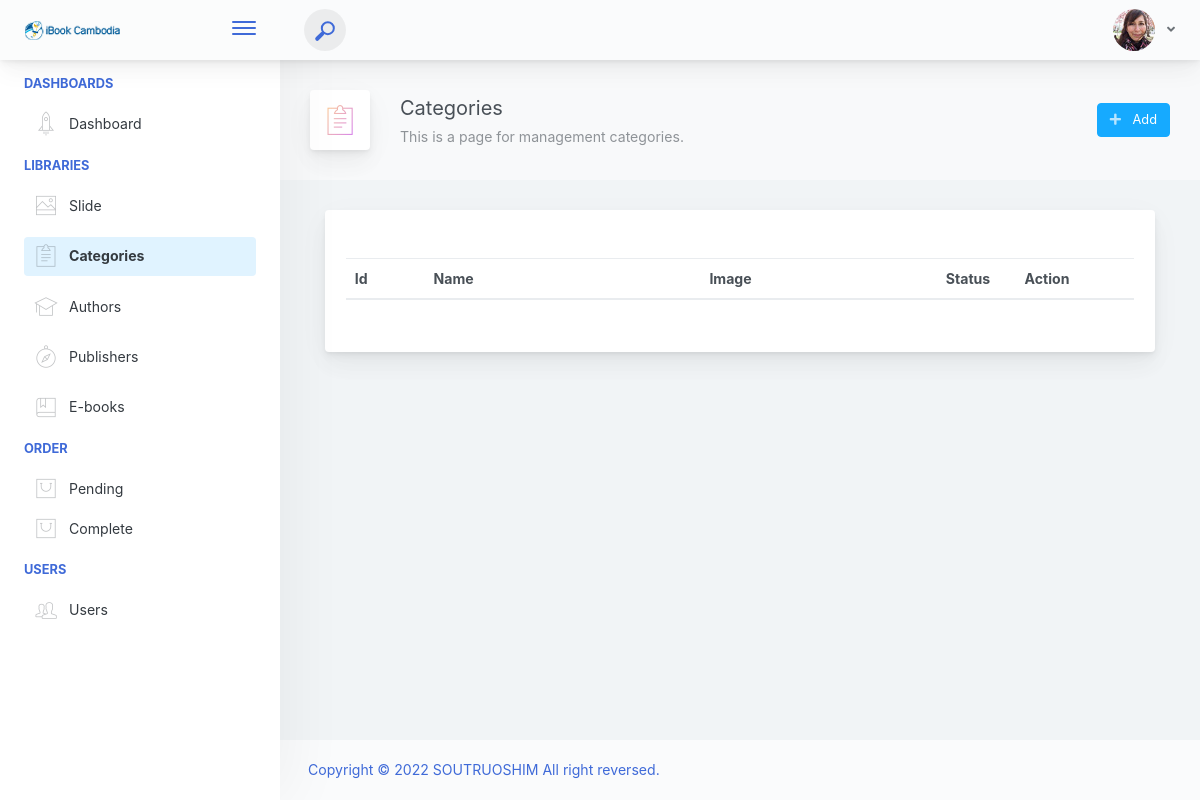
The page /admin/category/categories.php on the database as committed earlier.
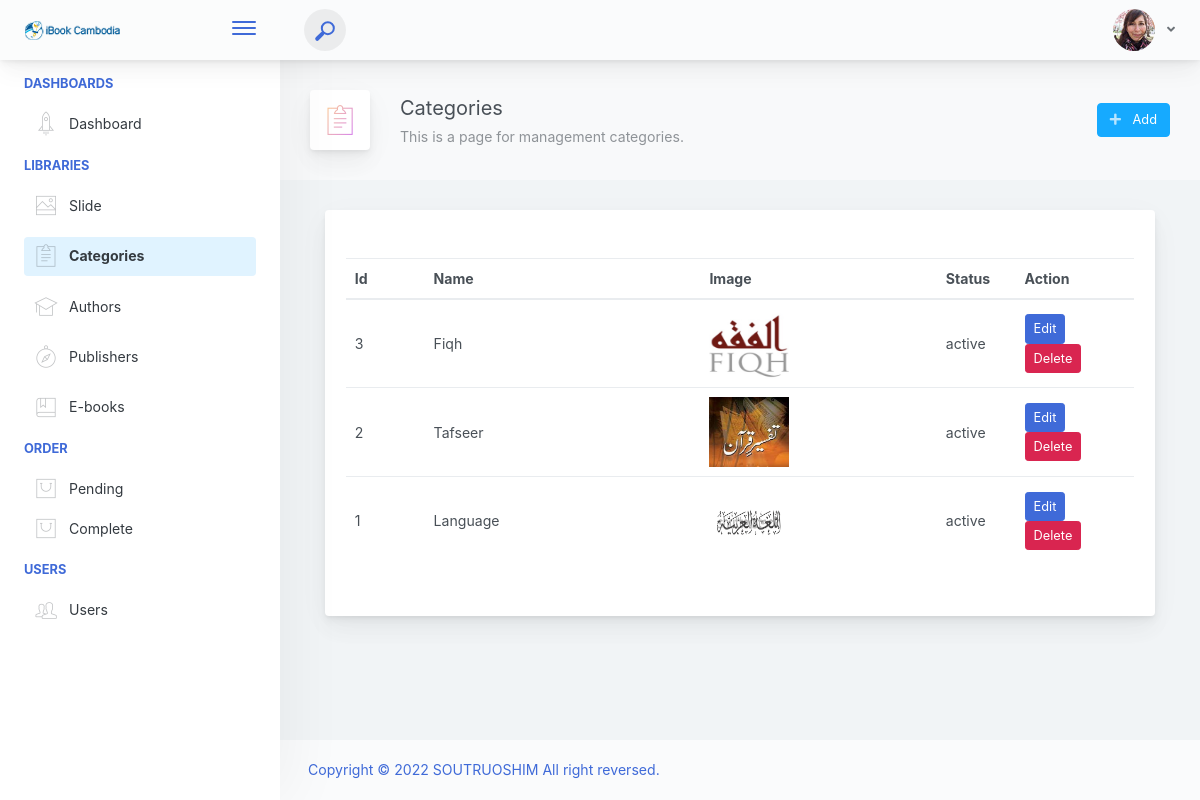
The same page on the database as committed later.
### tables this page shows
CREATE TABLE IF NOT EXISTS `categories` (
  `id` bigint(20) UNSIGNED NOT NULL AUTO_INCREMENT,
  `title` varchar(191) DEFAULT NULL,
  `slug` varchar(191) DEFAULT NULL,
  `image` varchar(200) DEFAULT NULL,
  `status` enum('active','inactive') NOT NULL,
  `created_at` timestamp NULL DEFAULT CURRENT_TIMESTAMP,
  `updated_at` timestamp NULL DEFAULT NULL,
  PRIMARY KEY (`id`)
);

### objects/category.php (called while the page is built, shortened)
<?php
class Category
{
    private $conn;
    private $table_name = "categories";
    public function __construct($db)
    {
        $this->conn = $db;
    }
    public function readAll()
    {
        $query = "SELECT
                *
            FROM
                " . $this->table_name . "
            ORDER BY
                id DESC";
        $stmt = $this->conn->prepare($query);
        $stmt->execute();
        return $stmt;
    }
}

### admin/category/categories.php (the view, shortened to what this page needs)
<?php
   include("../inc/header.php");
    include(__DIR__ . "/../../objects/category.php");
?>
<div class="app-page-title">
    <div class="page-title-wrapper">
        <div class="page-title-heading">
            <div class="page-title-icon">
            <i class="pe-7s-note2 icon-gradient bg-mean-fruit">
                </i>
            </div>
            <div>Categories
                <div class="page-title-subheading">This is a page for management categories.
                </div>
            </div>
        </div>
        <div class="page-title-actions">
            <div class="d-inline-block dropdown">
                <a type="button" class="btn-shadow btn btn-info" href="../category/add_category.php" >
                    <span class="btn-icon-wrapper pr-2 opacity-7">
                        <i class="fa fa-plus fa-w-20"></i>
                    </span>
                    Add
                </a>
            </div>
        </div>
    </div>
</div>
            <div class="content-wrap">
                <div class="container-fluid">
                <div class="main-card mb-3 card">
                 <div class="card-body"><h5 class="card-title"></h5>
                <div class="row">
                        <div class="col-md-12 p-3">
                            <table class="table" id="tbl_category">
                                <thead>
                                    <tr>
                                        <th scope="col" width = "10%">Id</th>
                                        <th scope="col" width = "35%">Name</th>
                                        <th scope="col" width = "30%">Image</th>
                                        <th scope="col" width = "10%">Status</th>
                                        <th scope="col" width = "15%">Action</th>
                                    </tr>
                                </thead>
                                <tbody>
                                    <?php
                                       $database = new Database();
                                       $db = $database->getConnection();
                                       $category = new Category($db);
                                       $stmt = $category->readAll();
                                    ?>
                                    <?php while ($row = $stmt->fetch(PDO::FETCH_ASSOC)) {
                                        $id = $row['id']; ?>
                                        <tr>
                                            <td><?php echo $row['id']; ?></td>
                                            <td><?php echo $row['title']; ?></td>
                                            <td><img src="<?= '../../upload/images/category/'.$row['image'] ?>" width="80" height="70"/> </td>
                                            <td><?php echo $row['status']; ?></td>
                                            <td>
                                                <form method="POST" action="queries/delete_category.php">
                                                    <a href="edit_category.php?id=<?php echo $row['id']; ?>" type="button" class="btn btn-primary btn-sm">Edit</a>
                                                    <a delete-id='<?= $id ?>' class='btn btn-danger text-white btn-sm delete-object' type="button">Delete</a>
                                                </form>
                                            </td>
                                        </tr>
                                    <?php } ?>
                              </tbody>
                            </table>
                        </div>
                    </div>
                </div>
                </div>
                </div>
            </div>
<?php
   include("../inc/footer.php");
?>

### admin/inc/header.php (shortened to what this page needs)
<!doctype html>
<html lang="en">
<head>
    <link href="../libs/main.css" rel="stylesheet">
    <link href="https://cdn.datatables.net/1.11.5/css/dataTables.bootstrap4.min.css" rel="stylesheet">
</head>
<body>
    <?php
      $active = $_SERVER['REQUEST_URI'];
    ?>
    <div class="app-container app-theme-white body-tabs-shadow fixed-sidebar fixed-header">
        <div class="app-header header-shadow">
            <div class="app-header__logo">
                <div class="logo-src"></div>
                <div class="header__pane ml-auto">
                    <div>
                        <button type="button" class="hamburger close-sidebar-btn hamburger--elastic" data-class="closed-sidebar">
                            <span class="hamburger-box">
                                <span class="hamburger-inner"></span>
                            </span>
                        </button>
                    </div>
                </div>
            </div>
                <div class="app-header__content">
                <div class="app-header-left">
                    <div class="search-wrapper">
                        <div class="input-holder">
                            <button class="search-icon"><span></span></button>
                        </div>
                    </div>
                </div>
                <div class="app-header-right">
                    <div class="header-btn-lg pr-0">
                        <div class="widget-content p-0">
                            <div class="widget-content-wrapper">
                                <div class="widget-content-left">
                                    <div class="btn-group">
                                        <a data-toggle="dropdown" aria-haspopup="true" aria-expanded="false" class="p-0 btn">
                                            <img width="42" class="rounded-circle" src="assets/images/avatars/1.jpg" alt="">
                                            <i class="fa fa-angle-down ml-2 opacity-8"></i>
                                        </a>
                                    </div>
                                </div>
                            </div>
                        </div>
                    </div>        </div>
            </div>
        </div>
        <div class="app-main">
                <div class="app-sidebar sidebar-shadow">
                        <div class="scrollbar-sidebar">
                        <div class="app-sidebar__inner">
                            <ul class="vertical-nav-menu">
                                <li class="app-sidebar__heading">Dashboards</li>
                                <li>
                                    <a href="../index.php" class="<?= $active == '/ibook-cambodia/admin/dashboard/dashboard.php'?'mm-active':''?>">
                                        <i class="metismenu-icon pe-7s-rocket"></i>
                                        Dashboard
                                    </a>
                                </li>
                                <li class="app-sidebar__heading">Libraries</li>
                                <li>
                                    <a href="../slide/slides.php" class="<?= $active == '/ibook-cambodia/admin/slide/slides.php'?'mm-active':''?>">
                                        <i class="metismenu-icon pe-7s-photo"></i>
                                        Slide
                                    </a>
                                </li>
                                <li>
                                    <a href="../category/categories.php" class="<?= $active == '/ibook-cambodia/admin/category/categories.php'?'mm-active':''?>">
                                        <i class="metismenu-icon pe-7s-note2"></i>
                                        Categories
                                    </a>
                                </li>
                                <li>
                                    <a href="../author/authors.php" class="<?= $active == '/ibook-cambodia/admin/author/authors.php'?'mm-active':''?>">
                                        <i class="metismenu-icon pe-7s-study"></i>
                                        Authors
                                    </a>
                                </li>
                                <li>
                                    <a href="../publisher/publishers.php" class="<?= $active == '/ibook-cambodia/admin/publisher/publishers.php'?'mm-active':''?>">
                                        <i class="metismenu-icon pe-7s-compass"></i>
                                        Publishers
                                    </a>
                                </li>
                                <li>
                                    <a href="../book/books.php" class="<?= $active == '/ibook-cambodia/admin/book/books.php'?'mm-active':''?>">
                                        <i class="metismenu-icon pe-7s-notebook"></i>
                                        E-books
                                    </a>
                                </li>
                                <li class="app-sidebar__heading">Order</li>
                                <li>
                                    <a href="order/pending.php" class="<?= $active == '/ibook-cambodia/admin/order/pending.php'?'mm-active':''?>">
                                        <i class="metismenu-icon pe-7s-shopbag"></i>
                                        Pending
                                    </a>
                                    <a href="order/complete.php" class="<?= $active == '/ibook-cambodia/admin/order/complete.php'?'mm-active':''?>">
                                        <i class="metismenu-icon pe-7s-shopbag"></i>
                                        Complete
                                    </a>
                                </li>
                                <li class="app-sidebar__heading">Users</li>
                                <li>
                                    <a href="../user/users.php" class="<?= $active == '/ibook-cambodia/admin/user/users.php'?'mm-active':''?>">
                                        <i class="metismenu-icon pe-7s-users"></i>
                                        Users
                                    </a>
                                </li>
                            </ul>
                        </div>
                    </div>
                </div>    <div class="app-main__outer">
                    <div class="app-main__inner">

### admin/inc/footer.php (shortened to what this page needs)
                   </div>
                    <div class="app-wrapper-footer">
                        <div class="app-footer">
                            <div class="app-footer__inner">
                                <div class="app-footer-left">
                                    <ul class="nav">
                                        <li class="nav-item">
                                            <a href="javascript:void(0);" class="nav-link">
                                               Copyright © 2022 SOUTRUOSHIM All right reversed.
                                            </a>
                                        </li>
                                    </ul>
                                </div>
                            </div>
                        </div>
                    </div>    </div>
        </div>
    </div>
</body>
</html>

Rows that differ between the two databases and show on the page:
added categories: id "3", title "Fiqh", image (picture), status "active"
added categories: id "2", title "Tafseer", image (picture), status "active"
added categories: id "1", title "Language", image (picture), status "active"
